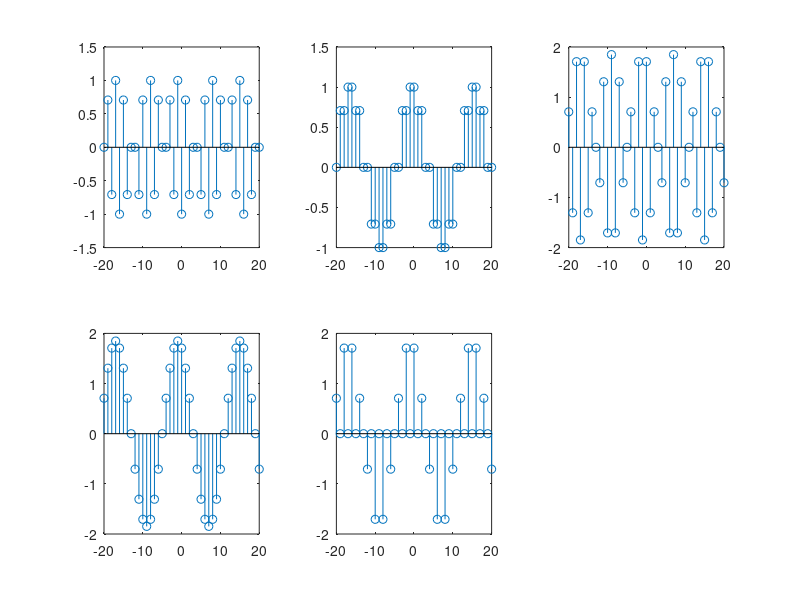

Source code (MATLAB):
% a) This is a HPF since it cuts off low frequencies while retaining high
% frequencies.
clear all

n = 0:1:1;
w = 0:0.01:pi;

h = [1/2 -1/2];
H = @(w) 1/2 - 1/2*exp(-i*w);

subplot(1, 2, 1)
stem(n, h(n+1));
title('Impluse response')
ylabel('response')
xlabel('n')

subplot(1, 2, 2)
plot(w, H(w))
title('Frequency response')
ylabel('response')
xlabel('frequency')

%%

% b) This is a LPF since it cuts off high frequencies, while retaining low
% frequencies.
clear all

n = 0:1:1;
w = 0:0.01:pi;

h = [1/2 1/2];
H = @(w) 1/2 + 1/2*exp(-i*w);

subplot(1, 2, 1)
stem(n, h(n+1));
title('Impluse response')
ylabel('response')
xlabel('n')

subplot(1, 2, 2)
plot(w, H(w))
title('Frequency response')
ylabel('response')
xlabel('frequency')

%%

% c) w0 helps regulate the frequency, so that a decired frequency can be
% removed. This signal can be called BSF since it retains high and low
% frequecies while removing does in the middle.
clear all

n = 0:1:2;
w = 0:0.01:pi;
w0 = [pi/4 pi/2 3*pi/4];

h1 = [1/2 -cos(pi/4) 1/2];
h2 = [1/2 -cos(pi/2) 1/2];
h3 = [1/2 -cos(3*pi/4) 1/2];
H = @(w,w0) 1/2 - cos(w0)*exp(-i*w) + 1/2*exp(-i*w*2);

subplot(1, 2, 1)
stem(n, h1(n+1))
hold on
stem(n, h2(n+1))
stem(n, h3(n+1))
legend('w0 = pi/4', 'w0 = pi/2', 'w0 = 3*pi/4')
title('Impluse response')
ylabel('response')
xlabel('n')

subplot(1, 2, 2)
plot(w, H(w,w0(1)))
hold on
plot(w, H(w,w0(2)))
plot(w, H(w,w0(3)))
legend('w0 = pi/4', 'w0 = pi/2', 'w0 = 3*pi/4')
title('Frequency response')
ylabel('response')
xlabel('frequency')

%%

% d)
clear all

n1 = -20:1:20;

w1 = pi/8;
w2 = 7*pi/8;

x = @(n) cos(w1*n) + cos(w2*n);

stem(n1, x(n1))
title('x = cos(w1*n) + cos(w2*n)')
ylabel('response')
xlabel('n')

%%

% e)
clear all

w1 = pi/8;
w2 = 7*pi/8;
w3 = 1/2*(w1 + w2);
w0 = [w1 w2 w3];

n = -20:1:20;
x = @(n0) cos(w1*n0) + cos(w2*n0); % input

y1 = 1/2*(x(n+1) - x(n));
y2 = 1/2*(x(n+1) + x(n));
y3 = @(w) 1/2*x(n+2) - cos(w)*x(n+1) + 1/2*x(n);

subplot(2,3,1)
stem(n, y1)

subplot(2,3,2)
stem(n, y2)

subplot(2,3,3)
stem(n, y3(w0(1)))

subplot(2,3,4)
stem(n, y3(w0(2)))

subplot(2,3,5)
stem(n, y3(w0(3)))